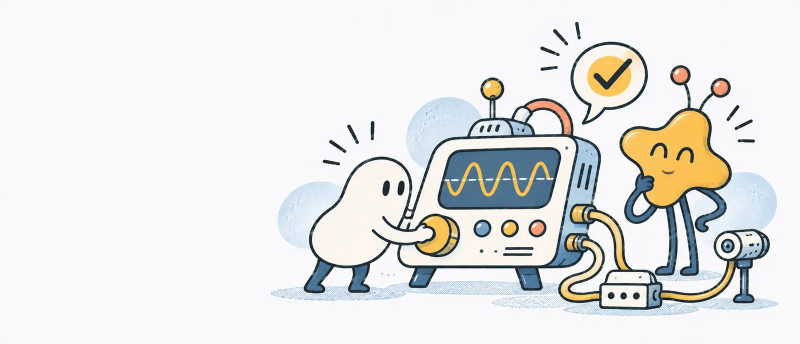
#> input picture assets/art/ai-test-lab-1600.webp, 1600 x 688 px (shown at 1/2 size)
$ python firstframe.py ../../assets/art/ai-test-lab-1600.webp out.png
#> lines starting #> are read from the running program, lines starting #| are printed output that depends on the picture
#!/usr/bin/env python3
"""Make a 16:9 first frame from a 4:3 or 3:2 product render by extending its plain studio backdrop
(the outer column is replicated, blurred to follow the gradient, and given matching film grain).

  firstframe.py INPUT.png OUTPUT.jpg [x0 y0 x1 y1]     (optional crop box first, e.g. one view of a collage)
"""
import random, sys
from PIL import Image, ImageFilter

src = Image.open(sys.argv[1]).convert('RGB')
#> src is the input picture: PIL image 1600x688 RGB; mean R, G, B 229.3, 229.8, 229
if len(sys.argv) >= 7: src = src.crop(tuple(int(v) for v in sys.argv[3:7]))
w, h = src.size; W = round(h * 16 / 9); pad = (W - w) // 2
#> after `w, h = src.size`: w = 1600; h = 688
#> after `W = round(h * 16 / 9)`: W = 1223
#> after `pad = (W - w) // 2`: pad = -189
canvas = Image.new('RGB', (W, h)); canvas.paste(src, (pad, 0))
#> after `canvas = Image.new('RGB', (W, h))`: canvas: PIL image 1223x688 RGB; every value is 0
#> after `canvas.paste(src, (pad, 0))`:
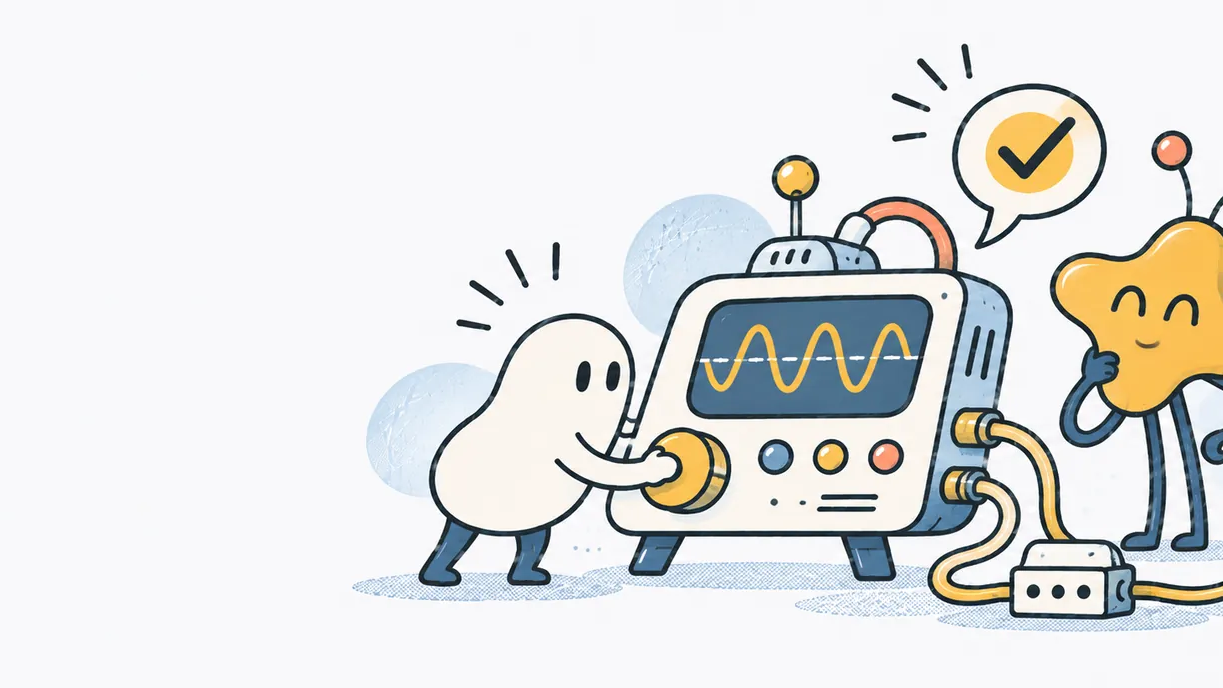
#> canvas: PIL image 1223x688 RGB; mean R, G, B 226.4, 226.8, 225.3
#> (the run stopped early here; a loop or call above may not have finished)

$ run again, on assets/art/adas-simulation-960.webp
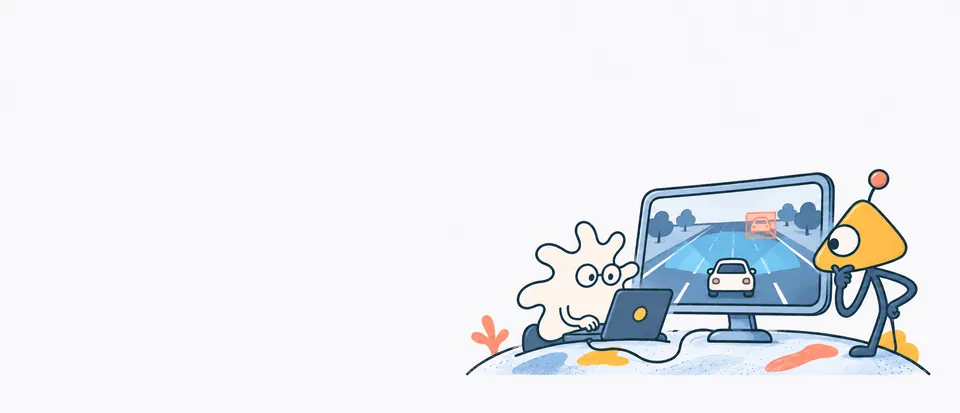
#> input picture assets/art/adas-simulation-960.webp, 960 x 413 px
#> src is the input picture: PIL image 960x413 RGB; mean R, G, B 235.2, 237.4, 240.5
#> canvas: PIL image 734x413 RGB; every value is 0
#> `canvas.paste(src, (pad, 0))`:
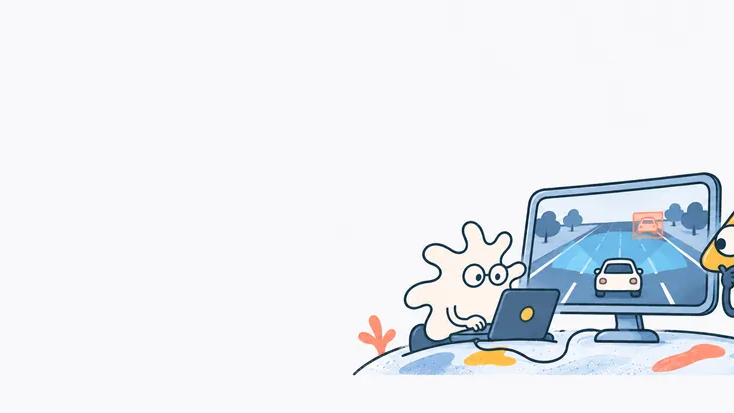
#> canvas: PIL image 734x413 RGB; mean R, G, B 233.4, 236.5, 240.9

$ run again, on assets/art/adas-simulation-crop-960.webp
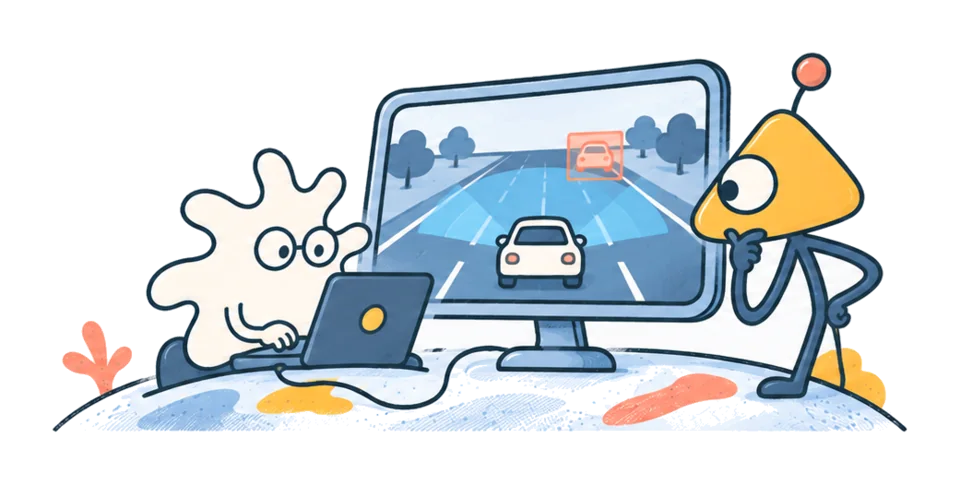
#> input picture assets/art/adas-simulation-crop-960.webp, 960 x 485 px
#> `src = Image.open(sys.argv[1]).convert('RGB')`:
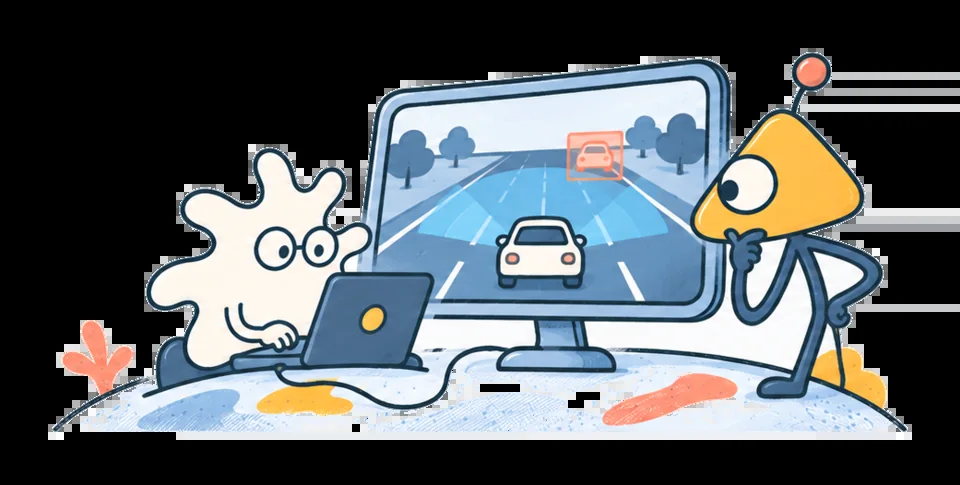
#> src: PIL image 960x485 RGB; mean R, G, B 90.9, 97.5, 101.6
#> canvas: PIL image 862x485 RGB; every value is 0
#> `canvas.paste(src, (pad, 0))`:
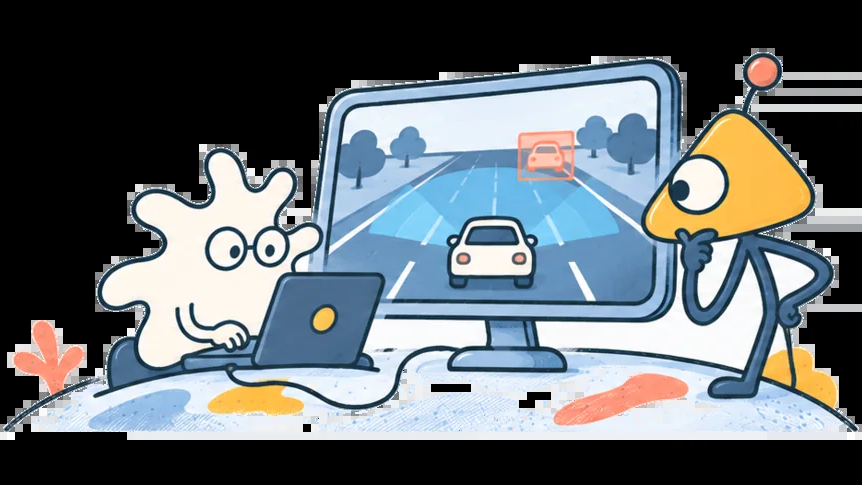
#> canvas: PIL image 862x485 RGB; mean R, G, B 99.9, 107.2, 111.8
